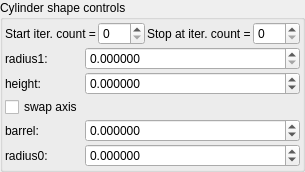
    <widget class="QGroupBox" name="groupBox_7">
     <property name="title">
      <string>Cylinder shape controls</string>
     </property>
     <layout class="QVBoxLayout" name="verticalLayout_9" stretch="0,0">
      <property name="spacing">
       <number>2</number>
      </property>
      <property name="leftMargin">
       <number>2</number>
      </property>
      <property name="topMargin">
       <number>2</number>
      </property>
      <property name="rightMargin">
       <number>2</number>
      </property>
      <property name="bottomMargin">
       <number>2</number>
      </property>
      <item>
       <layout class="QHBoxLayout" name="horizontalLayout_6" stretch="0,1,0,1">
        <property name="topMargin">
         <number>0</number>
        </property>
        <item>
         <widget class="QLabel" name="label_79">
          <property name="text">
           <string>Start iter. count =</string>
          </property>
          <property name="wordWrap">
           <bool>true</bool>
          </property>
         </widget>
        </item>
        <item>
         <widget class="MySpinBox" name="spinboxInt_transf_start_iterations">
          <property name="sizePolicy">
           <sizepolicy hsizetype="Minimum" vsizetype="Maximum">
            <horstretch>0</horstretch>
            <verstretch>0</verstretch>
           </sizepolicy>
          </property>
          <property name="minimum">
           <number>0</number>
          </property>
          <property name="maximum">
           <number>999</number>
          </property>
          <property name="value">
           <number>0</number>
          </property>
         </widget>
        </item>
        <item>
         <widget class="QLabel" name="label_64">
          <property name="text">
           <string>Stop at iter. count =</string>
          </property>
          <property name="wordWrap">
           <bool>true</bool>
          </property>
         </widget>
        </item>
        <item>
         <widget class="MySpinBox" name="spinboxInt_transf_stop_iterations">
          <property name="sizePolicy">
           <sizepolicy hsizetype="Preferred" vsizetype="Maximum">
            <horstretch>0</horstretch>
            <verstretch>0</verstretch>
           </sizepolicy>
          </property>
          <property name="maximum">
           <number>999</number>
          </property>
         </widget>
        </item>
       </layout>
      </item>
      <item>
       <layout class="QGridLayout" name="gridLayout_32" columnstretch="0,1">
        <property name="spacing">
         <number>2</number>
        </property>
        <item row="1" column="0">
         <widget class="QLabel" name="label_9">
          <property name="text">
           <string>radius1:</string>
          </property>
         </widget>
        </item>
        <item row="1" column="1">
         <widget class="MyDoubleSpinBox" name="spinbox_transf_radius_1">
          <property name="sizePolicy">
           <sizepolicy hsizetype="Minimum" vsizetype="Maximum">
            <horstretch>0</horstretch>
            <verstretch>0</verstretch>
           </sizepolicy>
          </property>
          <property name="prefix">
           <string/>
          </property>
          <property name="suffix">
           <string/>
          </property>
          <property name="decimals">
           <number>6</number>
          </property>
          <property name="minimum">
           <double>0.000000000000000</double>
          </property>
          <property name="maximum">
           <double>99.998999999999995</double>
          </property>
          <property name="singleStep">
           <double>0.100000000000000</double>
          </property>
         </widget>
        </item>
        <item row="2" column="0" rowspan="2">
         <widget class="QLabel" name="label_11">
          <property name="text">
           <string>height:</string>
          </property>
         </widget>
        </item>
        <item row="4" column="0">
         <widget class="MyCheckBox" name="checkBox_transf_function_enabledSw_false">
          <property name="text">
           <string>swap axis</string>
          </property>
         </widget>
        </item>
        <item row="5" column="0" rowspan="2">
         <widget class="QLabel" name="label_15">
          <property name="text">
           <string>barrel:</string>
          </property>
         </widget>
        </item>
        <item row="5" column="1" rowspan="2">
         <widget class="MyDoubleSpinBox" name="spinbox_transf_scale_0">
          <property name="sizePolicy">
           <sizepolicy hsizetype="Minimum" vsizetype="Maximum">
            <horstretch>0</horstretch>
            <verstretch>0</verstretch>
           </sizepolicy>
          </property>
          <property name="prefix">
           <string/>
          </property>
          <property name="suffix">
           <string/>
          </property>
          <property name="decimals">
           <number>6</number>
          </property>
          <property name="minimum">
           <double>-100000.000000000000000</double>
          </property>
          <property name="maximum">
           <double>100000.000000000000000</double>
          </property>
          <property name="singleStep">
           <double>0.100000000000000</double>
          </property>
         </widget>
        </item>
        <item row="2" column="1" rowspan="2">
         <widget class="MyDoubleSpinBox" name="spinbox_transf_offsetA_1">
          <property name="sizePolicy">
           <sizepolicy hsizetype="Minimum" vsizetype="Maximum">
            <horstretch>0</horstretch>
            <verstretch>0</verstretch>
           </sizepolicy>
          </property>
          <property name="prefix">
           <string/>
          </property>
          <property name="suffix">
           <string/>
          </property>
          <property name="decimals">
           <number>6</number>
          </property>
          <property name="minimum">
           <double>-99.998999999999995</double>
          </property>
          <property name="maximum">
           <double>99.998999999999995</double>
          </property>
          <property name="singleStep">
           <double>0.100000000000000</double>
          </property>
         </widget>
        </item>
        <item row="7" column="0" rowspan="3">
         <widget class="QLabel" name="label_14">
          <property name="text">
           <string>radius0:</string>
          </property>
         </widget>
        </item>
        <item row="7" column="1" rowspan="3">
         <widget class="MyDoubleSpinBox" name="spinbox_transf_offsetR_0">
          <property name="sizePolicy">
           <sizepolicy hsizetype="Minimum" vsizetype="Maximum">
            <horstretch>0</horstretch>
            <verstretch>0</verstretch>
           </sizepolicy>
          </property>
          <property name="prefix">
           <string/>
          </property>
          <property name="suffix">
           <string/>
          </property>
          <property name="decimals">
           <number>6</number>
          </property>
          <property name="minimum">
           <double>-100000.000000000000000</double>
          </property>
          <property name="maximum">
           <double>100000.000000000000000</double>
          </property>
          <property name="singleStep">
           <double>0.100000000000000</double>
          </property>
         </widget>
        </item>
       </layout>
      </item>
     </layout>
    </widget>
